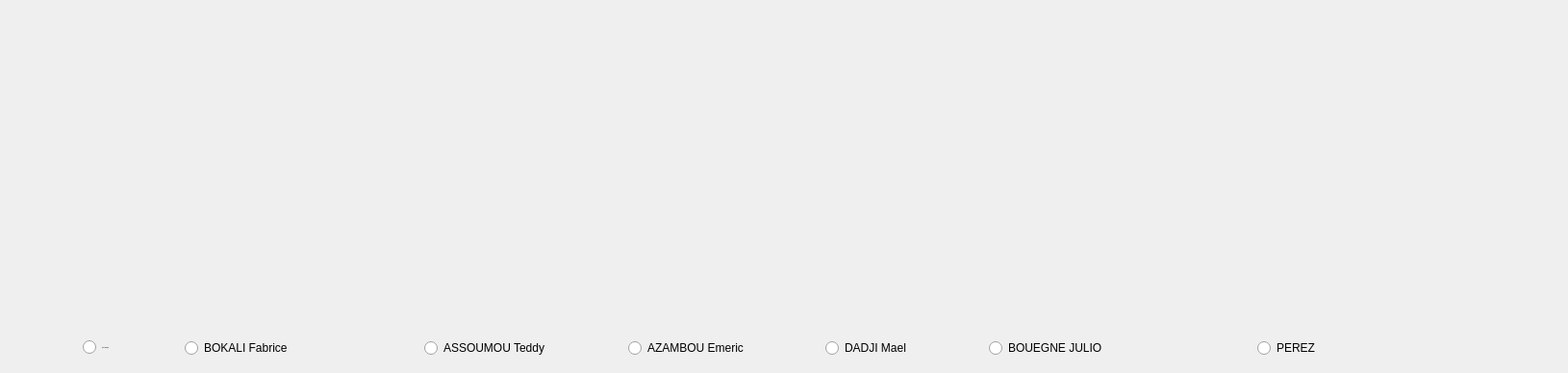
            <widget class="QWidget" name="scrollAreaWidgetContents">
             <property name="enabled">
              <bool>true</bool>
             </property>
             <property name="geometry">
              <rect>
               <x>0</x>
               <y>0</y>
               <width>1630</width>
               <height>388</height>
              </rect>
             </property>
             <layout class="QGridLayout" name="gridLayout">
              <item row="2" column="15">
               <widget class="QLabel" name="label_30">
                <property name="maximumSize">
                 <size>
                  <width>237</width>
                  <height>325</height>
                 </size>
                </property>
                <property name="text">
                 <string/>
                </property>
                <property name="pixmap">
                 <pixmap>:/images/Julio.jpg</pixmap>
                </property>
                <property name="alignment">
                 <set>Qt::AlignmentFlag::AlignCenter</set>
                </property>
               </widget>
              </item>
              <item row="2" column="12">
               <widget class="QLabel" name="label_27">
                <property name="text">
                 <string/>
                </property>
               </widget>
              </item>
              <item row="2" column="8">
               <widget class="QLabel" name="label_19">
                <property name="maximumSize">
                 <size>
                  <width>50</width>
                  <height>325</height>
                 </size>
                </property>
                <property name="text">
                 <string/>
                </property>
               </widget>
              </item>
              <item row="2" column="17">
               <widget class="QLabel" name="label_26">
                <property name="text">
                 <string/>
                </property>
               </widget>
              </item>
              <item row="2" column="9">
               <widget class="QLabel" name="label_18">
                <property name="maximumSize">
                 <size>
                  <width>237</width>
                  <height>325</height>
                 </size>
                </property>
                <property name="text">
                 <string/>
                </property>
                <property name="pixmap">
                 <pixmap>:/images/Assoumou.jpg</pixmap>
                </property>
                <property name="alignment">
                 <set>Qt::AlignmentFlag::AlignCenter</set>
                </property>
               </widget>
              </item>
              <item row="2" column="16">
               <widget class="QLabel" name="label_24">
                <property name="text">
                 <string/>
                </property>
               </widget>
              </item>
              <item row="2" column="4">
               <widget class="QLabel" name="label_17">
                <property name="maximumSize">
                 <size>
                  <width>25</width>
                  <height>16777215</height>
                 </size>
                </property>
                <property name="text">
                 <string/>
                </property>
               </widget>
              </item>
              <item row="2" column="3">
               <widget class="QLabel" name="label_23">
                <property name="maximumSize">
                 <size>
                  <width>237</width>
                  <height>325</height>
                 </size>
                </property>
                <property name="text">
                 <string/>
                </property>
                <property name="pixmap">
                 <pixmap>:/images/BRIA.jpg</pixmap>
                </property>
                <property name="alignment">
                 <set>Qt::AlignmentFlag::AlignCenter</set>
                </property>
               </widget>
              </item>
              <item row="2" column="13">
               <widget class="QLabel" name="label_28">
                <property name="maximumSize">
                 <size>
                  <width>237</width>
                  <height>325</height>
                 </size>
                </property>
                <property name="text">
                 <string/>
                </property>
                <property name="pixmap">
                 <pixmap>:/images/Mael.jpg</pixmap>
                </property>
                <property name="alignment">
                 <set>Qt::AlignmentFlag::AlignCenter</set>
                </property>
               </widget>
              </item>
              <item row="3" column="18">
               <widget class="QRadioButton" name="C7">
                <property name="styleSheet">
                 <string notr="true">font: 75 25px &quot;Latin Modern Mono Caps&quot;;</string>
                </property>
                <property name="text">
                 <string>PEREZ</string>
                </property>
               </widget>
              </item>
              <item row="2" column="1">
               <widget class="QLabel" name="label_16">
                <property name="maximumSize">
                 <size>
                  <width>237</width>
                  <height>325</height>
                 </size>
                </property>
                <property name="text">
                 <string/>
                </property>
                <property name="pixmap">
                 <pixmap>Candidat/Bokali.jpg</pixmap>
                </property>
               </widget>
              </item>
              <item row="2" column="14">
               <widget class="QLabel" name="label_29">
                <property name="text">
                 <string/>
                </property>
               </widget>
              </item>
              <item row="2" column="5">
               <widget class="QLabel" name="label_15">
                <property name="sizePolicy">
                 <sizepolicy hsizetype="Preferred" vsizetype="Preferred">
                  <horstretch>0</horstretch>
                  <verstretch>0</verstretch>
                 </sizepolicy>
                </property>
                <property name="minimumSize">
                 <size>
                  <width>100</width>
                  <height>100</height>
                 </size>
                </property>
                <property name="maximumSize">
                 <size>
                  <width>237</width>
                  <height>325</height>
                 </size>
                </property>
                <property name="text">
                 <string/>
                </property>
                <property name="pixmap">
                 <pixmap>:/images/Bokali.jpg</pixmap>
                </property>
                <property name="scaledContents">
                 <bool>false</bool>
                </property>
                <property name="alignment">
                 <set>Qt::AlignmentFlag::AlignCenter</set>
                </property>
               </widget>
              </item>
              <item row="2" column="10">
               <widget class="QLabel" name="label_21">
                <property name="text">
                 <string/>
                </property>
               </widget>
              </item>
              <item row="3" column="11">
               <widget class="QRadioButton" name="C4">
                <property name="cursor">
                 <cursorShape>PointingHandCursor</cursorShape>
                </property>
                <property name="styleSheet">
                 <string notr="true">font: 75 25px &quot;Latin Modern Mono Caps&quot;;</string>
                </property>
                <property name="text">
                 <string>AZAMBOU Emeric</string>
                </property>
               </widget>
              </item>
              <item row="3" column="9">
               <widget class="QRadioButton" name="C3">
                <property name="cursor">
                 <cursorShape>PointingHandCursor</cursorShape>
                </property>
                <property name="styleSheet">
                 <string notr="true">font: 75 25px &quot;Latin Modern Mono Caps&quot;;</string>
                </property>
                <property name="text">
                 <string>ASSOUMOU Teddy</string>
                </property>
               </widget>
              </item>
              <item row="2" column="18">
               <widget class="QLabel" name="label_72">
                <property name="minimumSize">
                 <size>
                  <width>237</width>
                  <height>325</height>
                 </size>
                </property>
                <property name="maximumSize">
                 <size>
                  <width>237</width>
                  <height>325</height>
                 </size>
                </property>
                <property name="text">
                 <string/>
                </property>
                <property name="pixmap">
                 <pixmap>:/images/Perez.jpg</pixmap>
                </property>
                <property name="alignment">
                 <set>Qt::AlignmentFlag::AlignCenter</set>
                </property>
               </widget>
              </item>
              <item row="3" column="15">
               <widget class="QRadioButton" name="C6">
                <property name="cursor">
                 <cursorShape>PointingHandCursor</cursorShape>
                </property>
                <property name="styleSheet">
                 <string notr="true">font: 75 25px &quot;Latin Modern Mono Caps&quot;;</string>
                </property>
                <property name="text">
                 <string>BOUEGNE JULIO</string>
                </property>
               </widget>
              </item>
              <item row="2" column="19">
               <widget class="QLabel" name="label_25">
                <property name="text">
                 <string/>
                </property>
               </widget>
              </item>
              <item row="2" column="11">
               <widget class="QLabel" name="label_20">
                <property name="maximumSize">
                 <size>
                  <width>237</width>
                  <height>325</height>
                 </size>
                </property>
                <property name="text">
                 <string/>
                </property>
                <property name="pixmap">
                 <pixmap>:/images/Azambou.jpg</pixmap>
                </property>
                <property name="alignment">
                 <set>Qt::AlignmentFlag::AlignCenter</set>
                </property>
               </widget>
              </item>
              <item row="2" column="7">
               <widget class="QLabel" name="label_22">
                <property name="text">
                 <string/>
                </property>
               </widget>
              </item>
              <item row="3" column="13">
               <widget class="QRadioButton" name="C5">
                <property name="cursor">
                 <cursorShape>PointingHandCursor</cursorShape>
                </property>
                <property name="styleSheet">
                 <string notr="true">font: 75 25px &quot;Latin Modern Mono Caps&quot;;</string>
                </property>
                <property name="text">
                 <string>DADJI Mael</string>
                </property>
               </widget>
              </item>
              <item row="3" column="5">
               <widget class="QRadioButton" name="C2">
                <property name="cursor">
                 <cursorShape>PointingHandCursor</cursorShape>
                </property>
                <property name="styleSheet">
                 <string notr="true">font: 75 25px &quot;Latin Modern Mono Caps&quot;;</string>
                </property>
                <property name="text">
                 <string>BOKALI Fabrice</string>
                </property>
               </widget>
              </item>
              <item row="3" column="3">
               <widget class="QRadioButton" name="C1">
                <property name="font">
                 <font>
                  <family>Latin Modern Mono Caps</family>
                  <pointsize>-1</pointsize>
                  <italic>false</italic>
                  <fontweight></fontweight>
                 </font>
                </property>
                <property name="cursor">
                 <cursorShape>PointingHandCursor</cursorShape>
                </property>
                <property name="layoutDirection">
                 <enum>Qt::LayoutDirection::LeftToRight</enum>
                </property>
                <property name="autoFillBackground">
                 <bool>false</bool>
                </property>
                <property name="styleSheet">
                 <string notr="true">font: 75 25px &quot;Latin Modern Mono Caps&quot;;</string>
                </property>
                <property name="text">
                 <string>BRIA Dominique</string>
                </property>
               </widget>
              </item>
             </layout>
            </widget>
